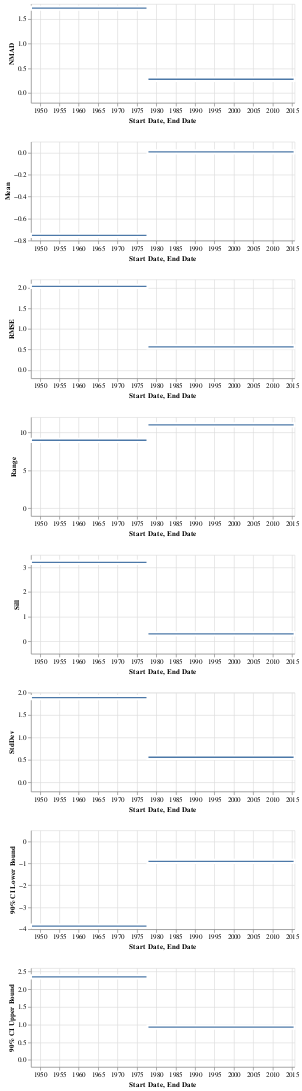

The notebook cell this image was saved under:
### Code cell
alt.Chart(results_df.query("bounding == False").drop(columns=["Interval", "90% CI"])).mark_bar(
    strokeWidth = 3,
    stroke="white",
).encode(
    alt.X("Start Date:T"),
    alt.X2("End Date:T"),
    alt.Y(alt.repeat("row"), type='quantitative'),
).properties(
    # width=200,
    height=150
).repeat(
    row=['NMAD', 'Mean', 'RMSE', 'Range', 'Sill', 'StdDev', '90% CI Lower Bound', '90% CI Upper Bound']
)
# chart.save(os.path.join(plot_output_dir, "uncertainty_results.png"), scale_factor=2.0)

### Figure 1 — Vega-Lite specification as saved in the notebook (floating-point values rounded to 4 significant figures)
{"config": {"view": {"continuousWidth": 400, "continuousHeight": 300}}, "repeat": {"row": ["NMAD", "Mean", "RMSE", "Range", "Sill", "StdDev", "90% CI Lower Bound", "90% CI Upper Bound"]}, "spec": {"data": {"name": "data-5d79f3cd93df22197b53ad1c916671cd"}, "mark": {"type": "bar", "stroke": "white", "strokeWidth": 3}, "encoding": {"x": {"field": "Start Date", "type": "temporal"}, "x2": {"field": "End Date"}, "y": {"field": {"repeat": "row"}, "type": "quantitative"}}, "height": 150}, "$schema": "https://vega.github.io/schema/vega-lite/v4.17.0.json", "datasets": {"data-5d79f3cd93df22197b53ad1c916671cd": [{"Range": 8.96, "Sill": 3.197, "NMAD": 1.716, "Mean": -0.7529, "Median": -0.7684, "RMSE": 2.032, "StdDev": 1.887, "Max": 21.55, "Min": -34.03, "Count of stable pixels": 135143, "Count of all pixels": 1256366, "Outlier lower limit": -50, "Outlier upper limit": 50, "pre-filter": {"NMAD": 1.716, "Mean": -0.7529, "Median": -0.7684, "RMSE": 2.032, "StdDev": 1.887, "Max": 21.55, "Min": -34.03, "Count of stable pixels": 135143, "Count of all pixels": 1315727}, "Percentage all pixels filtered/removed": 0.04512, "Percentage stable pixels filtered/removed": 0.0, "bounding": false, "Start Date": "1947-09-14T00:00:00", "End Date": "1977-09-27T00:00:00", "90% CI Lower Bound": -3.857, "90% CI Upper Bound": 2.352}, {"Range": 10.98, "Sill": 0.307, "NMAD": 0.2764, "Mean": 0.006924, "Median": 0.052, "RMSE": 0.5608, "StdDev": 0.5607, "Max": 14.34, "Min": -21.54, "Count of stable pixels": 135228, "Count of all pixels": 1314477, "Outlier lower limit": -50, "Outlier upper limit": 50, "pre-filter": {"NMAD": 0.2764, "Mean": 0.006924, "Median": 0.052, "RMSE": 0.5608, "StdDev": 0.5607, "Max": 14.34, "Min": -21.54, "Count of stable pixels": 135228, "Count of all pixels": 1366574}, "Percentage all pixels filtered/removed": 0.03812, "Percentage stable pixels filtered/removed": 0.0, "bounding": false, "Start Date": "1977-09-27T00:00:00", "End Date": "2015-09-01T00:00:00", "90% CI Lower Bound": -0.9154, "90% CI Upper Bound": 0.9293}]}}
